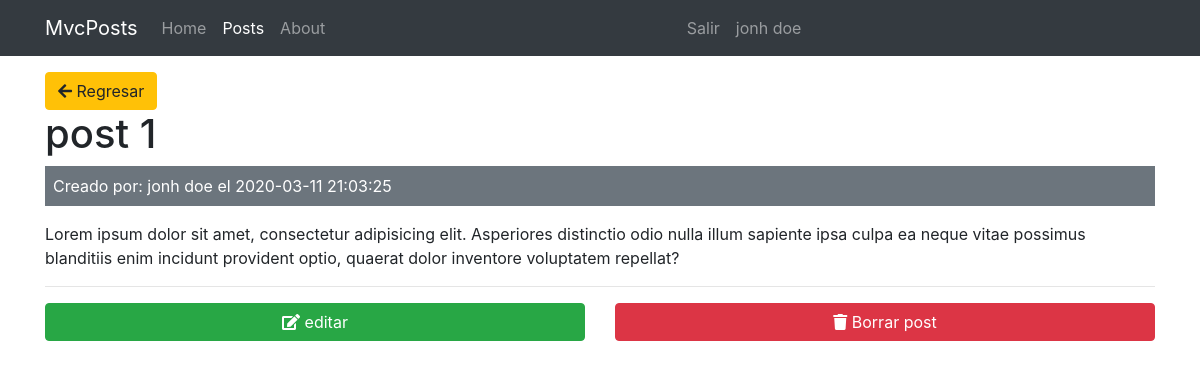
The app's page /posts/show/1 (signed in) with its own data.
### tables this page shows
CREATE TABLE `posts` (
  `id` int(11) NOT NULL,
  `user_id` int(11) NOT NULL,
  `title` varchar(255) NOT NULL,
  `body` text NOT NULL,
  `created_at` datetime NOT NULL DEFAULT CURRENT_TIMESTAMP
);

CREATE TABLE `users` (
  `id` int(11) NOT NULL,
  `name` varchar(255) NOT NULL,
  `email` varchar(255) NOT NULL,
  `password` varchar(255) NOT NULL,
  `created_at` datetime NOT NULL DEFAULT CURRENT_TIMESTAMP
);

### app/controllers/Posts.php (called while the page is built, shortened)
<?php
class Posts extends Controller {
    public function __construct()
    {
        $this->postModel = $this->model('Post');
        $this->userModel = $this->model('User');
    }
    public function show($id){
        $post = $this->postModel->getPostById($id);
        $user = $this->userModel->getUserById($post->user_id);
        $data = [
            'post' => $post,
            'user'=> $user
        ];
        $this->view('posts/show', $data);
    }
}

### app/libraries/core.php (called while the page is built, shortened)
<?php
class Core {
     protected $metodoActual = 'index';
     public function __construct(){
         $url = $this->getUrl();
         if($url && file_exists('../app/controllers/'. ucwords($url[0]).'.php')){
             unset($url[0]);
         }
         $this->controladorActual = new $this->controladorActual;
         if(isset($url[1])){
            if (method_exists($this->controladorActual, $url[1])) {
                $this->metodoActual = $url[1];
                unset($url[1]);
            }
         }
        $this->parametros = $url ? array_values($url) : [];
        call_user_func_array([$this->controladorActual, $this->metodoActual], $this->parametros);
     }
     public function getUrl(){
         if(isset($_GET['url'])){
             $url = rtrim($_GET['url'],'/');
             $url = filter_var($url, FILTER_SANITIZE_URL);
             $url = explode('/', $url);
             return $url;
         }else  {
             $url[0]='Paginas';
            return $url;
         }
     }
 }

### public/index.php (called while the page is built, shortened)
<?php
$init = new Core;

### app/libraries/database.php (called while the page is built, shortened)
<?php
 class Database {
     private $host = DB_HOST;
     private $user = DB_USER;
     private $pass = DB_PASS;
     private $dbname = DB_NAME;
     private $dbh;
     private $stmt;
     public function __construct()
     {
         $dsn = 'mysql:host=' . $this->host . ';dbname=' . $this->dbname;
         $options = array(
             PDO::ATTR_PERSISTENT => true,
             PDO::ATTR_ERRMODE => PDO::ERRMODE_EXCEPTION
         );
         try {
             $this->dbh = new PDO($dsn, $this->user, $this->pass, $options);
         } catch(PDOException $e) {
             $this->error = $e->getMessage();
             echo $this->error;
         }
     }
     public function query($sql){
         $this->stmt = $this->dbh->prepare($sql);
     }
     public function bind($param, $value, $type = null){
         if(is_null($type)){
             switch(true){
                default:
                    $type = PDO::PARAM_STR;
             }
         }
         $this->stmt->bindValue($param,$value, $type);
     }
     public function execute(){
         return $this->stmt->execute();
     }
    public function single(){
        $this->execute();
        return $this->stmt->fetch(PDO::FETCH_OBJ);
    }
 }

### app/models/Post.php (called while the page is built, shortened)
<?php
class Post{
    private $db;
    public function __construct()
    {
        $this->db = new Database;
    }
    public function getPostById($id)
    {
        $this->db->query('SELECT * FROM posts WHERE id = :id');
        $this->db->bind(':id', $id);
        $post = $this->db->single();
        return $post;
    }
}

### app/models/User.php (called while the page is built, shortened)
<?php
class User {
    private $db;
    public function __construct()
    {
        $this->db = new Database;
    }
    public function getUserById($id)
    {
        $this->db->query('SELECT * FROM users WHERE id = :id');
        $this->db->bind(':id', $id);
        $user = $this->db->single();
        return $user;
    }
}

### app/views/posts/show.php (the view)
<?php require APPROOT . '/views/shared/header.php'; ?>
<a class="btn btn-warning pull-right" href="<?php echo URLROOT . '/posts'; ?>" role="button">
    <i class="fas fa-arrow-left"></i> Regresar
</a>
<br>
<div class="row mb-3">
    <div class="col-md-12">
        <h1><?php echo $data['post']->title; ?></h1>
        <div class="bg-secondary text-white p-2 mb-3">
            Creado por: <?php echo $data['user']->name; ?> el <?php echo $data['post']->created_at; ?>
        </div>
        <p>
            <?php echo $data['post']->body; ?>
        </p>
        <?php if ($data['post']->user_id == $_SESSION['user_id']) : ?>
            <hr>
            <div class="row">
                <div class="col">
                    <a href="<?php echo URLROOT; ?>/posts/edit/<?php echo $data['post']->id; ?>" class="btn btn-success btn-block">
                        <i class="fas fa-edit"></i> editar
                    </a>
                </div>
                <div class="col">
                    <form action="<?php echo URLROOT; ?>/posts/delete/<?php echo $data['post']->id; ?>" method="post">
                        <button type="submit" class="btn btn-danger btn-block">
                            <i class="fas fa-trash"></i> Borrar post
                        </button>
                    </form>
                </div>
            </div>
        <?php endif; ?>
    </div>
</div>
<?php require APPROOT . '/views/shared/footer.php'; ?>

### records on screen
posts: title "post 1", created_at "2020-03-11 21:03:25", body "Lorem ipsum dolor sit amet, consectetur adipisicing elit. Asperiores distinctio odio nulla illum sapiente ipsa culpa ea neque vitae possimus blanditiis enim incidunt provident optio, quaerat dolor inventore voluptatem repellat?"
users: name "jonh doe"

### other values on screen
SITENAME "MvcPosts"
$_SESSION['user_name'] "jonh doe"
